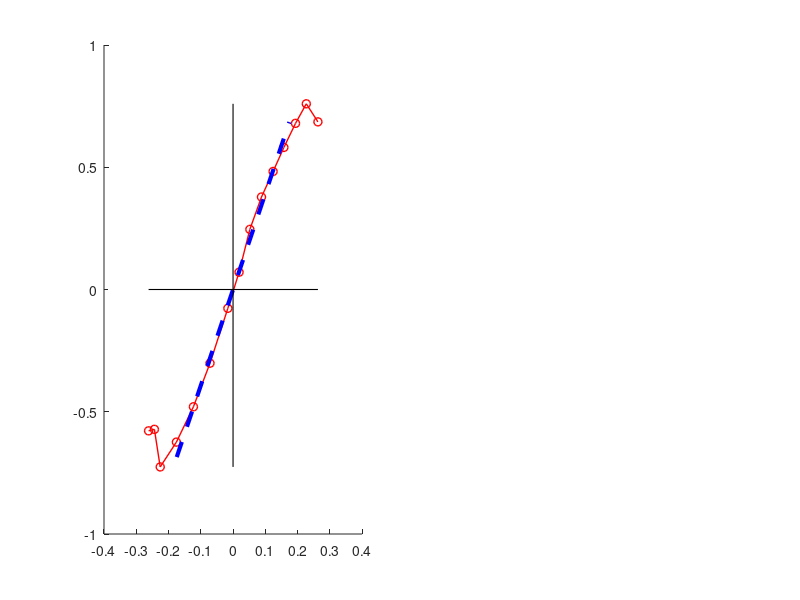

Write the MATLAB code that produced this figure. (Note: this script raises an error after producing the figure.)
clc
clear all
close all

CD.data_deg = csvread('Experimental_data_CD.csv',1,0);
CL.data_deg = csvread('Experimental_data_CL.csv',1,0);
%% For radians
CD.data_rad = [deg2rad(CD.data_deg(:,1)), CD.data_deg(:,2)];
CL.data_rad = [deg2rad(CL.data_deg(:,1)), CL.data_deg(:,2)];
CD.alpha_range = deg2rad([-5 10]);
CL.alpha_range = deg2rad([-10 10]);

CD.data_lin_region = CD.data_rad(find(CD.data_rad(:,1)>=CD.alpha_range(1) &...
                             CD.data_rad(:,1)<=CD.alpha_range(2)),:);
CL.data_lin_region = CL.data_rad(find(CL.data_rad(:,1)>=CL.alpha_range(1) &...
                             CL.data_rad(:,1)<=CL.alpha_range(2)),:);

CD.coeff = polyfit(CD.data_lin_region(:,1),CD.data_lin_region(:,2),1);
CL.coeff = polyfit(CL.data_lin_region(:,1),CL.data_lin_region(:,2),1);


CD.lin_val = polyval(CD.coeff,CD.alpha_range);
CL.lin_val = polyval(CL.coeff,CL.alpha_range);


figure
subplot(1,2,1)
hold on
plot(CL.data_rad(:,1),CL.data_rad(:,2),'ro-','LineWidth',1)
plot(CL.alpha_range,CL.lin_val,'b--','LineWidth',3)
line([0, 0], [min(CL.data_rad(:,2)), max(CL.data_rad(:,2))],'Color','k','LineWidth',0.8)
line([min(CL.data_rad(:,1)), max(CL.data_rad(:,1))], [0, 0],'Color','k','LineWidth',0.8)
ylabel('\boldmath{$C_L$}',Interpreter='latex',FontSize=13)
xlabel('\boldmath{$\alpha$} \textbf{[rad]}',Interpreter='latex',FontSize=13)
ylim([min(CL.data_rad(:,2)), max(CL.data_rad(:,2))])
title('Lift coefficient',FontSize=13)
legend('Experimental Data','Linear approximation','Location','best',FontSize=10)
grid minor

subplot(1,2,2)
hold on
plot(CD.data_rad(:,1),CD.data_rad(:,2),'ro-','LineWidth',1)
plot(CD.alpha_range,CD.lin_val,'b--','LineWidth',3)
line([0, 0], [0, max(CD.data_rad(:,2))],'Color','k','LineWidth',0.8)
line([min(CD.data_rad(:,1)), max(CD.data_rad(:,1))], [0, 0],'Color','k','LineWidth',0.8)
ylabel('\boldmath{$C_D$}',Interpreter='latex',FontSize=13)
xlabel('\boldmath{$\alpha$} \textbf{[rad]}',Interpreter='latex',FontSize=13)
title('Drag coefficient',FontSize=13)
legend('Experimental Data','Linear approximation','Location','best',FontSize=10)
grid minor

%% For degrees
CD.data_deg = [CD.data_deg(:,1), CD.data_deg(:,2)];
CL.data_deg = [CL.data_deg(:,1), CL.data_deg(:,2)];

CD.alpha_range = [-5 10];
CL.alpha_range = [-10 10];

CD.data_lin_region = CD.data_deg(find(CD.data_deg(:,1)>=CD.alpha_range(1) &...
                             CD.data_deg(:,1)<=CD.alpha_range(2)),:);
CL.data_lin_region = CL.data_deg(find(CL.data_deg(:,1)>=CL.alpha_range(1) &...
                             CL.data_deg(:,1)<=CL.alpha_range(2)),:);

CD.coeff = polyfit(CD.data_lin_region(:,1),CD.data_lin_region(:,2),1);
CL.coeff = polyfit(CL.data_lin_region(:,1),CL.data_lin_region(:,2),1);


CD.lin_val = polyval(CD.coeff,CD.alpha_range);
CL.lin_val = polyval(CL.coeff,CL.alpha_range);


figure
subplot(1,2,1)
hold on
plot(CL.data_deg(:,1),CL.data_deg(:,2),'ro-','LineWidth',1)
plot(CL.alpha_range,CL.lin_val,'b--','LineWidth',3)
line([0, 0], [min(CL.data_deg(:,2)), max(CL.data_deg(:,2))],'Color','k','LineWidth',0.8)
line([min(CL.data_deg(:,1)), max(CL.data_deg(:,1))], [0, 0],'Color','k','LineWidth',0.8)
ylabel('\boldmath{$C_L$}',Interpreter='latex',FontSize=13)
xlabel('\boldmath{$\alpha_e$} \textbf{[deg]}',Interpreter='latex',FontSize=13)
xlim([min(CL.data_deg(:,1)), max(CL.data_deg(:,1))])
ylim([min(CL.data_deg(:,2)), max(CL.data_deg(:,2))])
title('Lift coefficient',FontSize=13)
legend('Experimental Data','Linear approximation','Location','best',FontSize=10)
grid minor

subplot(1,2,2)
hold on
plot(CD.data_deg(:,1),CD.data_deg(:,2),'ro-','LineWidth',1)
plot(CD.alpha_range,CD.lin_val,'b--','LineWidth',3)
line([0, 0], [0, max(CD.data_deg(:,2))],'Color','k','LineWidth',0.8)
line([min(CD.data_deg(:,1)), max(CD.data_deg(:,1))], [0, 0],'Color','k','LineWidth',0.8)
xlim([min(CL.data_deg(:,1)), max(CL.data_deg(:,1))])
ylabel('\boldmath{$C_D$}',Interpreter='latex',FontSize=13)
xlabel('\boldmath{$\alpha_e$} \textbf{[deg]}',Interpreter='latex',FontSize=13)
title('Drag coefficient',FontSize=13)
legend('Experimental Data','Linear approximation','Location','best',FontSize=10)
grid minor

%% CD error calculation
error_CD = [];
CD.lin_approx = CD.coeff(1)*CD.data_deg(:,1) + CD.coeff(2);
for i=1:size(CD.data_deg(:,2),1)
    error_CD(i) = (CD.data_deg(i,2) - CD.lin_approx(i))/CD.data_deg(i,2)*100;
end
figure
hold on
line([-5, -5], [min(error_CD), max(error_CD)],'LineStyle','--','Color','k','LineWidth',0.8)
line([10, 10], [min(error_CD), max(error_CD)],'LineStyle','--','Color','k','LineWidth',0.8)
plot(CD.data_deg(:,1),error_CD,'*-','LineWidth',2)
ylabel('\boldmath{$Error=\frac{CD_{nl}-CD_{l}}{CD_{nl}}\cdot 100 [\%]$}',Interpreter='latex',FontSize=13)
xlabel('\boldmath{$\alpha_e$} \textbf{[deg]}',Interpreter='latex',FontSize=13)
% title('Drag coefficient error due to linear approximation',FontSize=13)
ylim([min(error_CD), max(error_CD)])
grid minor